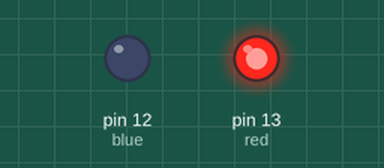
This sketch was run on a simulated Arduino Uno, built with avr-gcc and run on an emulated ATmega328P. Parts: output pins drawn as LEDs (lit = HIGH).

Above: at 0.2 s.
At 6.2 s:
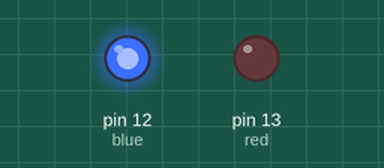
At 10.7 s:
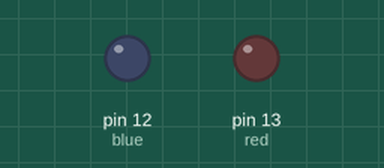
Timing chart, 0 to 11.7 s (numbered marks = the images above):
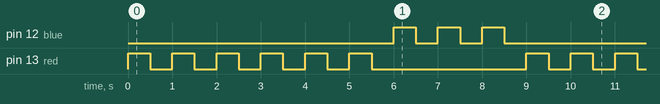

Measured:
- by itself, pin 12 (blue): repeats every 9.0 s: 2 × (LOW 0.50 s, HIGH 0.50 s), LOW 6.5 s, HIGH 0.50 s
- by itself, pin 13 (red): repeats every 9.0 s: 5 × (LOW 0.50 s, HIGH 0.50 s), LOW 3.5 s, HIGH 0.50 s
- by itself, everything shown: repeats every 9.0 s, in 18 steps

The sketch:

LED-Blinking.ino
```cpp
int red=13;
int blue=12;
int r_time=500;
int b_time=500;
void setup()
{
 pinMode(red,OUTPUT);
 pinMode(blue,OUTPUT);
 digitalWrite(red,LOW);
 digitalWrite(blue,LOW);
}

void loop()
{
  for(int a=0;a<=5;a++){
    digitalWrite(red,HIGH);
    delay(r_time);
    digitalWrite(red,LOW);
    delay(r_time);}
  for(int b=0;b<=2;b++){
    digitalWrite(blue,HIGH);
    delay(b_time);
    digitalWrite(blue,LOW);
    delay(b_time);}
}
```
